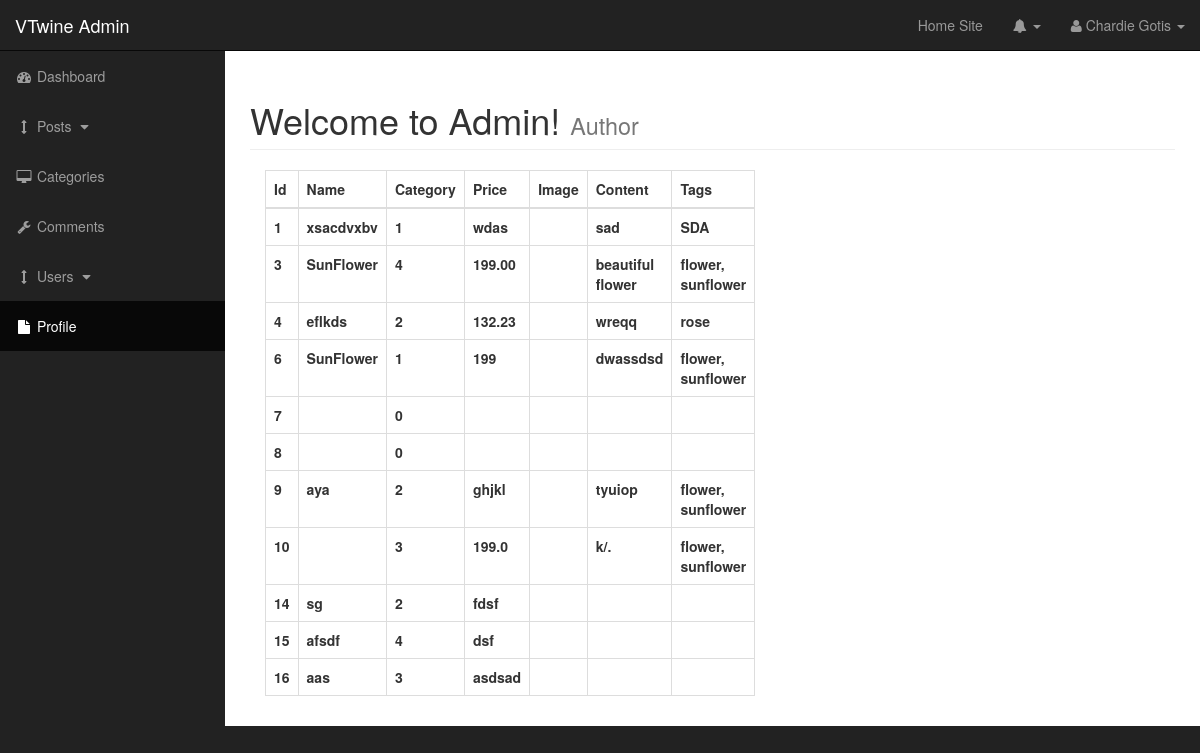
Page /admin/view_all_posts.php on the committed database.
### tables this page shows
CREATE TABLE `products` (
  `product_id` int(11) NOT NULL,
  `product_name` varchar(255) NOT NULL,
  `product_cat` int(255) NOT NULL,
  `product_price` varchar(200) NOT NULL,
  `product_image` text NOT NULL,
  `product_content` varchar(255) NOT NULL,
  `product_tags` varchar(255) NOT NULL
);

### admin/view_all_posts.php (the view, shortened to what this page needs)
<?php include 'includes/admin_header.php'; ?>
<body>
    <div id="wrapper">
        <?php include 'includes/admin_navigation.php'; ?>
        <div id="page-wrapper">
            <div class="container-fluid">
                <div class="row">
                    <div class="col-lg-12">
                        <h1 class="page-header">
                            Welcome to Admin!
                            <small>Author</small>
                        </h1>
                        <div class="col-xs-6">
                            <table class="table table-bordered table-hover">
                                <thead>
                                    <tr>
                                        <th>Id</th>
                                        <th>Name</th>
                                        <th>Category</th>
                                        <th>Price</th>
                                        <th>Image</th>
                                        <th>Content</th>
                                        <th>Tags</th>
                                    </tr>
                                </thead>
                                <tbody>
                                    <?php
                                    $query = "SELECT * FROM products ";
                                    $select_query = mysqli_query($connection, $query);
                                    while ($row = mysqli_fetch_assoc($select_query)) {
                                        $product_id = $row['product_id'];
                                        $product_name = $row['product_name'];
                                        $product_cat = $row['product_cat'];
                                        $product_price = $row['product_price'];
                                        $product_image = $row['product_image'];
                                        $product_content = $row['product_content'];
                                        $product_tags = $row['product_tags'];
                                        echo "<tr>";
                                        echo "<th> $product_id </th>";
                                        echo "<th> $product_name </th>";
                                        echo "<th> $product_cat </th>";
                                        echo "<th> $product_price </th>";
                                        echo "<th><img height='100px'  src='../images/products/$product_image' alt=''></th>";
                                        echo "<th> $product_content </th>";
                                        echo "<th> $product_tags </th>";
                                        echo "</tr>";
                                    }
                                    ?>
                                </tbody>
                            </table>
                        </div>
                    </div>
                </div>
            </div>
        </div>
        <?php include 'includes/admin_footer.php'; ?>

### admin/css/sb-admin.css (style rules this page uses)
body { margin-top: 100px; background-color: #222; }
@media (min-width:768px) { body { margin-top: 50px; } }
#wrapper { padding-left: 0; }
#page-wrapper { width: 100%; padding: 0; background-color: #fff; }
@media (min-width:768px) { #wrapper { padding-left: 225px; } }
@media (min-width:768px) { #page-wrapper { padding: 10px; } }

### rows in the picture
products: product_id "1", product_name "xsacdvxbv", product_cat "1", product_price "wdas", product_content "sad", product_tags "SDA"
products: product_id "3", product_name "SunFlower", product_cat "4", product_price "199.00", product_content "beautiful flower", product_tags "flower, sunflower"
products: product_id "4", product_name "eflkds", product_cat "2", product_price "132.23", product_content "wreqq", product_tags "rose"
products: product_id "6", product_name "SunFlower", product_cat "1", product_price "199", product_content "dwassdsd", product_tags "flower, sunflower"
products: product_id "7", product_cat "0"
products: product_id "8", product_cat "0"
products: product_id "9", product_name "aya", product_cat "2", product_price "ghjkl", product_content "tyuiop", product_tags "flower, sunflower"
products: product_id "10", product_cat "3", product_price "199.0", product_content "k/.", product_tags "flower, sunflower"
products: product_id "14", product_name "sg", product_cat "2", product_price "fdsf"
products: product_id "15", product_name "afsdf", product_cat "4", product_price "dsf"
products: product_id "16", product_name "aas", product_cat "3", product_price "asdsad"
